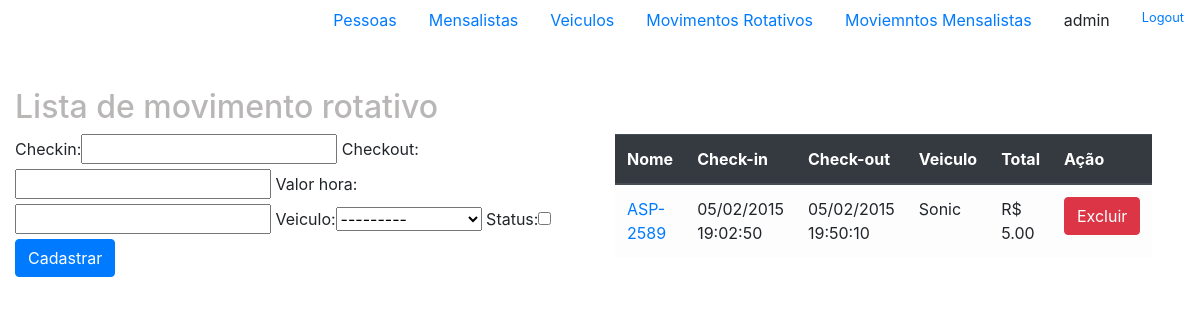
/sistema/mov-rotativos/ (signed in), run on the app's committed database.
### core/models.py (models this page shows)
class MovRotativo(models.Model):
    checkin = models.DateTimeField(auto_now=False)
    checkout = models.DateTimeField(auto_now=False, null=True, blank=True)
    valor_hora = models.DecimalField(max_digits=5, decimal_places=2)
    veiculo = models.ForeignKey(Veiculo, on_delete=models.CASCADE)
    status = models.BooleanField(default=False)
    def hora_total(self):
        return ceil((self.checkout - self.checkin).total_seconds() / 3600)
    def total(self):
        return self.valor_hora * self.hora_total()
    def __str__(self):
        return self.veiculo.placa

class Veiculo(models.Model):
    proprietario = models.ForeignKey(Pessoa, on_delete=models.CASCADE)
    marca = models.ForeignKey(Marca, on_delete=models.CASCADE)
    modelo = models.CharField(max_length=60)
    placa = models.CharField(max_length=8)
    cor = models.CharField(max_length=20)
    observacoes = models.TextField('Observações', null=True, blank=True)
    def __str__(self):
        return self.modelo + ' '+ self.placa

### core/views.py (the view)
# urls.py: path('mov-rotativos/', views.lista_movrotativos, name='lista_movrotativos'),
@login_required
def lista_movrotativos(request):
    mov_rots = models.MovRotativo.objects.all()
    form = forms.MovRotativoForm()
    context_data = {'mov_rots':mov_rots, 'form':form}
    return render(request, 'core/listar_mov_rot.html', context_data)

### core/forms.py
class MovRotativoForm(forms.ModelForm):
    class Meta:
        fields = ('__all__')
        model = models.MovRotativo

### core/templates/core/listar_mov_rot.html (shortened to what this page needs)
{% extends 'base.html' %}
{% load bootstrap %}
{% block main %}
<div class="row">
    <div class="col-md-12">
        <h2>Lista de movimento rotativo</h2>
    </div>
</div>
<div class="row">
    <div class="col-md-6">
        <form action="{% url 'core:movrotativo_novo' %}" method="post">
            {{form | bootstrap}}
            <input type="submit" class="btn btn-primary" value="Cadastrar">
        </form>
    </div>
    <div class="col-md-5">
        <table class="table table-light table-hover">
            <thead class="thead-dark">
                <tr>
                    <th>Nome</th>
                    <th>Check-in</th>
                    <th>Check-out</th>
                    <th>Veiculo</th>
                    <th>Total</th>
                    <th>Ação</th>
                </tr>
            </thead>
            <tbody>
                {% for rotativo in mov_rots %}
                    <tr>
                        <td><a href="{% url 'core:movrotativo_update' rotativo.id %}"> {{rotativo}} </a></td>
                        <td>{{rotativo.checkin| date:'d/m/Y H:i:s'}}</td>
                        <td>{{rotativo.checkout|date:'d/m/Y H:i:s'}}</td>
                        <td>{{rotativo.veiculo.modelo}}</td>
                        <td>R$ {{rotativo.total}}</td>
                        <td><a href="{% url 'core:movrotativo_delete' rotativo.id %}" class="pull-right btn btn-danger" style="float:right">Excluir</a> </li></td>
                    </tr>
                 {% endfor %}
            </tbody>
        </table>
    </div>
</div>
{% endblock main %}

### templates/base.html (shortened to what this page needs)
{% load static %}
<!DOCTYPE html>
<html lang="pt-br">
<head>
    <link rel="stylesheet" href="{% static 'bootstrap/css/bootstrap.min.css' %}">
    <link rel="stylesheet" href="{% static 'css/style.css' %}">
</head>
<body>
    {% if user.is_authenticated %}
        <nav class="nav justify-content-end">
            <li class="nav-item active">
                <a class="nav-link" href="{% url 'core:lista_pessoas' %}">Pessoas</a>
            </li>
            <li class="nav-item">
                    <a class="nav-link active" href="{% url 'core:lista_mensalistas' %}">Mensalistas</a>
            </li>
            <li class="nav-item">
                <a class="nav-link" href="{% url 'core:lista_veiculos' %}">Veiculos</a>
            </li>
            <li class="nav-item">
                <a class="nav-link" href="{% url 'core:lista_movrotativos' %}">Movimentos Rotativos</a>
            </li>
            <li class="nav-item">
                <a class="nav-link" href="{% url 'core:lista_movmensalistas' %}">Moviemntos Mensalistas</a>
            </li>
            {% if user.is_authenticated %}
            <a class="nav-link">{{user}}</a>
            <small><a class="nav-link" href="{% url 'logout' %}">Logout</a></small>
            {% else %}
            <a class="nav-link" href="/admin/login/?next=/sistema/pessoas/">Login</a>
            {% endif %}
        </nav>
        <br><br>
    {% endif %}
    <div class="container-fluid">
        {% block main %}
        {% endblock %}
    </div>
</body>
</html>

### static/css/style.css (style rules this page uses)
.pull-right { float: right; }
h2 { color:rgb(185, 182, 182) }

### data on the page
MovRotativo: veiculo.placa "ASP-2589", checkin "05/02/2015 19:02:50", checkout "05/02/2015 19:50:10", veiculo.modelo "Sonic", total "5.00"

### other printed values
{{ user }} "admin"
